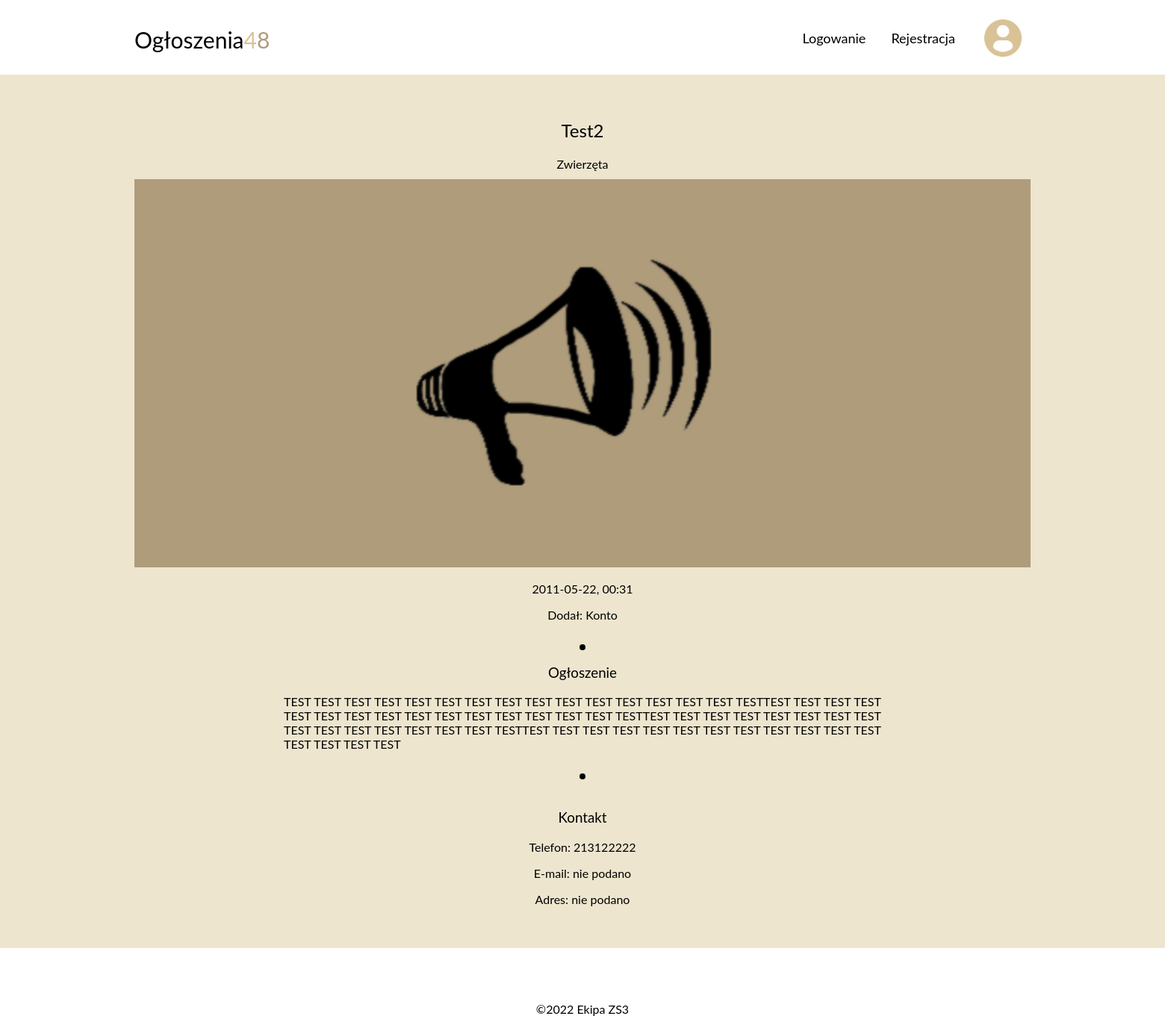
Page /article.php?articleId=2 on the committed database.
### tables this page shows
CREATE TABLE `dane_ogloszen` (
  `id_ogloszenia` int(11) NOT NULL,
  `autor` varchar(50) DEFAULT NULL,
  `tytul` varchar(50) DEFAULT NULL,
  `kategoria` varchar(20) DEFAULT NULL,
  `obraz` varchar(50) DEFAULT NULL,
  `tekst` varchar(400) DEFAULT NULL,
  `data_utworzenia` date DEFAULT NULL,
  `czas_utworzenia` varchar(6) DEFAULT NULL,
  `nr_tel` varchar(20) DEFAULT NULL,
  `e_mail` varchar(20) DEFAULT NULL,
  `adres` varchar(20) DEFAULT NULL
);

### article.php (the view, shortened to what this page needs)
<!DOCTYPE html>
<html>
    <head>
        <link rel="stylesheet" href="styles/style.css">
        <link rel="stylesheet" href="styles/forms.css">
        <link rel="stylesheet" href="styles/creator.css">
    </head>
    <body>
        <div class="wrapper">
            <div class="container">
                <header>
                    <div class="header-bar">
                        <div class="header-logo"><a href="strona_glowna.php"><p>Ogłoszenia<span style="color:#D9C296;">4</span><span style="color:#AF9C7B;">8</span></p></a></div>
                        <div class="header-profile">
                            <?php
                            if(isset($_SESSION["acclogin"])){
                                if($_SESSION["acclogin"] == null ){
                                    echo '
                                        <div class="nav-bar"><a href="login.php"><p>Logowanie</p></a></div>
                                        <div class="nav-bar" style="margin-right:20px"><a href="register.php"><p>Rejestracja</p></a></div>
                                        <div class="nav-bar"><img src="images/profile-user.png"></div>
                                    ';
                                }
                                else{
                                    echo '
                                        <div class="nav-bar"><form action="login.php" method="post"><input type="submit" name="logOut" value="Wyloguj"></form></div>
                                        <div class="nav-bar"><p>'.$_SESSION["acclogin"].'</p></div>
                                    ';
                                    if(isset($_SESSION['plec'])){
                                        if ($_SESSION['plec'] == 'Male'){
                                            echo '<div class="nav-bar"><img src="images/profile-male.png"></div>';
                                        }
                                        else if($_SESSION['plec'] == 'Female'){
                                            echo '<div class="nav-bar"><img src="images/profile-female.png"></div>';
                                        }
                                        else{
                                            echo '<div class="nav-bar"><img src="images/profile-user.png"></div>';
                                        }
                                    }else{
                                        echo '<div class="nav-bar"><img src="images/profile-user.png"></div>';
                                    }
                                }
                            }
                            else{
                                echo '
                                <div class="nav-bar"><a href="login.php"><p>Logowanie</p></a></div>
                                <div class="nav-bar" style="margin-right:20px"><a href="register.php"><p>Rejestracja</p></a></div>
                                <div class="nav-bar"><img src="images/profile-user.png"></div>
                                ';
                            }
                            ?>
                        </div>
                    </div>
                </header>
                <main>
                    <div class="box-1">
                        <div class="main-wrapper">
                        <?php
                        function clear($data){
                            if($data == ''){
                                return 'nie podano';
                            }
                            else{
                                return $data;
                            }
                        }
                        function loadPost($article_data){
                            $nr_tel = $article_data['nr_tel'];
                            $email = $article_data['e_mail'];
                            $adres = $article_data['adres'];
                            $nr_tel = clear($nr_tel);
                            $email = clear($email);
                            $adres = clear($adres);
                            echo '
                            <div class="article">
                                        <div class="title">
                                            <h2>'.$article_data['tytul'].'</h2>
                                            <h4>'.$article_data['kategoria'].'</h4>
                                        </div>
                                        <div class="image">
                                            <img src="images/'.$article_data['obraz'].'">
                                        </div>
                                        <div class="info">
                                            <p>'.$article_data['data_utworzenia'].', '.$article_data['czas_utworzenia'].'</p>
                                        </div>
                                        <div class="user">
                                            <p>Dodał: '.$article_data['autor'].'</p>
                                        </div>
                                        <div class="dot-case">
                                            <div class="dot"></div>
                                        </div>
                                        <div class="text">
                                            <h3>Ogłoszenie</h3>
                                            <p style="width: inherit; word-wrap: break-word;">'.$article_data['tekst'].'</p>
                                        </div>
                                        <div class="dot-case">
                                            <div class="dot"></div>
                                        </div>
                                        <div class="contact">
                                            <h3>Kontakt</h3>
                                            <p>Telefon: '.$nr_tel.'</p>
                                            <p>E-mail: '.$email.'</p>
                                            <p>Adres: '.$adres.'</p>
                                        </div>
                                    </div>
                                </div>
                            ';
                        }
                        $connect = new mysqli('localhost','root','','ogloszenia48');
                        $sql = "Select * from dane_ogloszen where id_ogloszenia =".$_GET['articleId'];
                        $zap = mysqli_query($connect,$sql);
                        $wiersz = mysqli_fetch_array($zap);
                        loadPost($wiersz);
                        ?>
                    </div>
                </main>
                <footer>
                    <p>&copy;2022 Ekipa ZS3</p>
                </footer>
            </div>
        </div>
    </body>
</html>

### styles/style.css (style rules this page uses)
body, html { height: 100%; }
body { margin: 0px !important; padding: 0px !important; box-sizing: border-box; overflow-x: hidden; min-height: 600px; }
a, a p { text-decoration: none; color: black; }
h1,h2,h3,h4 { font-weight: normal; }
.wrapper { width: 100%; font-family: lato; height: auto; min-height: 100%; }
.container { max-width: 1200px; margin: auto; }
header { width: 100%; height: 100px; }
.header-bar { height: 50px; width: 100%; padding: 25px 0 25px 0; }
.header-logo { width: 33%; height: inherit; float: left; }
.nav-bar { display: inline-block; padding: 0px; vertical-align: middle; }
.nav-bar a p { user-select: none; position: relative; }
.nav-bar a p:before { transition: 0.4s; content: ''; position: absolute; bottom: 0px; left: 50%; height: 3px; width: 0px; background-color: black; }
.nav-bar p, .header-profile input[type="submit"] { padding: 15px; margin: 0px; font-size: 18px; }
.header-logo p { font-size: 30px; margin: 0px; margin-top: 10px; }
.header-profile { width: 33%; height: inherit; float: left; text-align: right; }
.header-profile img { width: 50px; height: 50px; display: inline-block; vertical-align: bottom; }
main { clear: both; margin-bottom: 70px; min-height: 740px; }
.box-1 { width: 1920px; margin-left: -360px; background-color: #EDE5CE; border-radius: 5px; margin-bottom: 40px; overflow:hidden; }
.main-wrapper { padding: 40px; margin: auto; max-width: 1200px; }
footer { width: 1920px; margin-left: -360px; margin-top: auto; height: 25px; text-align: center; }
footer p { padding: 2px; }

### styles/creator.css (style rules this page uses)
.box-1 { height: auto; }
.article { width: 100%; text-align: center; }
.article .title { height: 60px; }
.article .image { height: 26%; }
.image img { width: 100%; }
.article .info { height: 2%; }
.article .user { height: 2%; }
.dot { margin: auto; margin-top: 30px; width: 8px; height: 8px; border-radius: 50%; background-color: black; }
.article .text { max-width: 800px; margin: auto; }
.text p { text-align: justify; max-width: 100%; }
.article .contact { height: 20%; }
.article .image { margin-top: 20px; }
.text { max-width: 600px; }
.contact { margin-top: 40px; }

### rows in the picture
dane_ogloszen: tytul "Test2", kategoria "Zwierzęta", obraz (picture), data_utworzenia "2011-05-22", czas_utworzenia "00:31", autor "Konto", tekst "TEST TEST TEST TEST TEST TEST TEST TEST TEST TEST TEST TEST TEST TEST TEST TESTTEST TEST TEST TEST TEST TEST TEST TEST TEST TEST TEST TEST TEST TEST TEST TESTTEST TEST TEST TEST TEST TEST TEST TEST TEST TEST TEST TEST TEST TEST TEST TESTTEST TEST TEST TEST TEST TEST TEST TEST TEST TEST TEST TEST TEST TEST TEST TEST", nr_tel "213122222", e_mail "nie podano", adres "nie podano"
